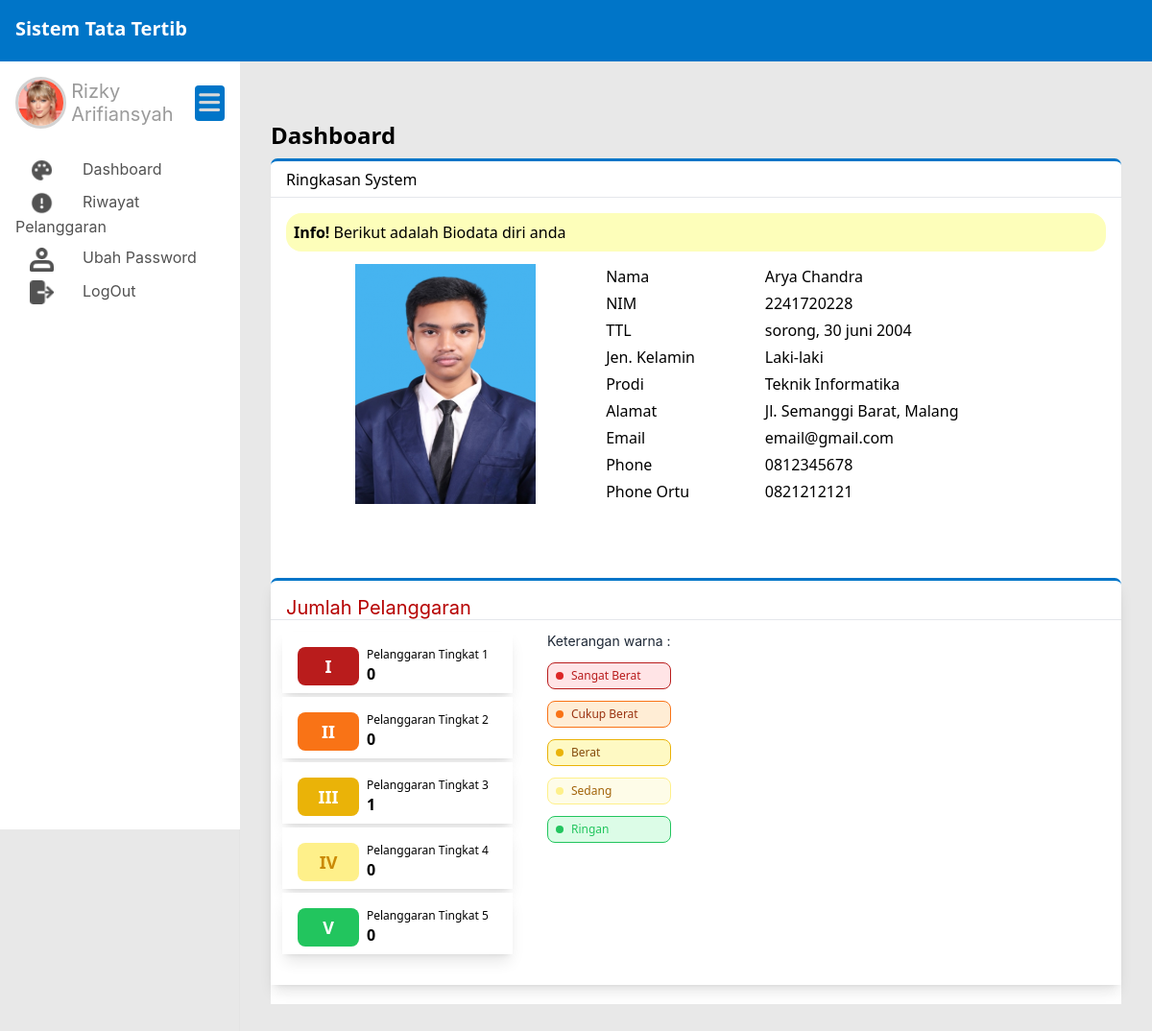
/public/mahasiswa (signed in), run on the app's committed database.
### tables this page shows
CREATE TABLE `mahasiswa` (
  `nim` varchar(20) NOT NULL,
  `prodi_id` int(11) NOT NULL,
  `nama` varchar(50) NOT NULL,
  `TTL` varchar(50) NOT NULL,
  `jenis_kelamin` enum('L','P') NOT NULL,
  `alamat` varchar(100) NOT NULL,
  `email` varchar(50) NOT NULL,
  `no_phone` varchar(11) NOT NULL,
  `phone_ortu` varchar(20) NOT NULL,
  `jumlah_pelanggaran` int(11) NOT NULL,
  `mahasiswa_img` varchar(200) NOT NULL,
  `user_id` int(11) NOT NULL
);

CREATE TABLE `prodi` (
  `prodi_id` int(11) NOT NULL,
  `prodi_nama` varchar(50) NOT NULL
);

### app/core/Controller.php (called while the page is built, shortened)
<?php
class Controller{
    public function view($view, $data = []){
        require_once '../app/views/' . $view . '.php';
    }
    public function model($model){
        return new $model;
    }
}

### app/controllers/Mahasiswa.php (called while the page is built, shortened)
<?php
class Mahasiswa extends Controller{
    public function index(){
        $data['biodata'] = $this->model('Mahasiswa_model')->getMahasiswaByNim($_SESSION['username']);
        $data['tingkat'] = $this->model('Pelanggaran_model')->getTingkatPelanggaranById($_SESSION['username']);
        $this->view('mahasiswa/index', $data);
    }
}

### app/core/App.php (called while the page is built, shortened)
<?php
class App
{
    protected $method = 'index';
    protected $params = [];
    public function __construct()
    {
        $this->controller = new $this->controller;
        call_user_func_array([$this->controller, $this->method], $this->params);
    }
}

### public/index.php (called while the page is built, shortened)
<?php
$app = new App;

### app/core/Database.php (called while the page is built, shortened)
<?php
class Database
{
    private $host = DB_HOST;
    private $user = DB_USER;
    private $pass = DB_PASS;
    private $db_name = DB_NAME;
    private $dbh;
    private $stmt;
    public function __construct()
    {
        $dsn = 'mysql:host=' . $this->host . ';dbname=' . $this->db_name;
        $option = [
            PDO::ATTR_PERSISTENT => true,
            PDO::ATTR_ERRMODE => PDO::ERRMODE_EXCEPTION
        ];
        try {
            $this->dbh = new PDO($dsn, $this->user, $this->pass, $option);
        } catch (PDOException $e) {
            die($e->getMessage());
        }
    }
    public function query($query)
    {
        $this->stmt = $this->dbh->prepare($query);
    }
    public function bind($param, $value, $type = null)
    {
        if (is_null($type)) {
            switch (true) {
                default:
                    $type = PDO::PARAM_STR;
            }
        }
        $this->stmt->bindValue($param, $value, $type);
    }
    public function execute()
    {
        $this->stmt->execute();
    }
    public function single()
    {
        $this->execute();
        return $this->stmt->fetch(PDO::FETCH_ASSOC);
    }
}

### app/models/Mahasiswa_model.php (called while the page is built, shortened)
<?php
class Mahasiswa_model
{
    private $table = 'mahasiswa';
    private $table3 = 'prodi';
    private $db;
    public function __construct()
    {
        $this->db = new Database;
    }
    public function getMahasiswaByNim($nim)
    {
        $this->db->query('SELECT * FROM ' . $this->table . ' a
                        INNER JOIN ' . $this->table3 . ' b
                        ON a.prodi_id = b.prodi_id
                        WHERE nim=:nim');
        $this->db->bind('nim', $nim);
        return $this->db->single();
    }
}

### app/models/Pelanggaran_model.php (called while the page is built, shortened)
<?php
class Pelanggaran_model
{
    private $table2 = 'mahasiswa';
    private $table3 = 'pengaduan';
    private $table4 = 'pelanggaran';
    private $db;
    public function __construct()
    {
        $this->db = new Database;
    }
    public function getTingkatPelanggaranById($id)
    {
        $this->db->query('SELECT m.nim, m.nama,
        COUNT(CASE WHEN pe.tingkat = 1 THEN 1 END) AS tingkat1,
        COUNT(CASE WHEN pe.tingkat = 2 THEN 1 END) AS tingkat2,
        COUNT(CASE WHEN pe.tingkat = 3 THEN 1 END) AS tingkat3,
        COUNT(CASE WHEN pe.tingkat = 4 THEN 1 END) AS tingkat4,
        COUNT(CASE WHEN pe.tingkat = 5 THEN 1 END) AS tingkat5
        FROM ' . $this->table2 . ' AS m
        LEFT JOIN ' . $this->table3 . ' AS p ON m.nim = p.nim and p.status_pengaduan = "valid"
        LEFT JOIN ' . $this->table4 . ' pe ON p.pelanggaran_id = pe.pelanggaran_id
        WHERE m.nim=:id
        GROUP BY m.nim');
        $this->db->bind('id', $id);
        return $this->db->single();
    }
}

### app/views/mahasiswa/index.php (the view, shortened to what this page needs)
<div class="flex-1 pl-8 pb-8 pt-6 pr-8 shadow-sm main_content">
  <h1 class="text-2xl font-bold mb-2">Dashboard</h1>
  <div class="flex bg-white h-10 items-center shadow-sm subtitle_dashboard">
    <div class="flex-1 ml-4">Ringkasan System</div>
  </div>
  <div class="flex bg-white flex-col xl:flex-row">
    <div class="flex-1 bg-white p-4">
      <div class="flex-1 notif_db h-10 flex items-center pl-2">
        <p><b>Info! </b>Berikut adalah Biodata diri anda</p>
      </div>
      <table class="items-center w-full  mt-3">
        <tbody>
          <tr>
            <td rowspan="10"><img src="<?= BASEURL; ?>/img/profil/<?= $data['biodata']['mahasiswa_img']?>" class="m-auto" alt="profil"></td>
          </tr>
          <tr>
            <td>Nama</td>
            <td><?= $data['biodata']['nama'];?></td>
          </tr>
          <tr>
            <td>NIM</td>
            <td><?= $data['biodata']['nim'];?></td>
          </tr>
          <tr>
            <td>TTL</td>
            <td><?= $data['biodata']['TTL'];  ?></td>
          </tr>
          <tr>
            <td>Jen. Kelamin</td>
            <td><?php
                if ($data['biodata']['jenis_kelamin'] == 'L') {
                     echo 'Laki-laki';
                }else{
                  echo 'Perempuan';
                }
                ?>
            </td>
          </tr>
          <tr>
            <td>Prodi</td>
            <td><?= $data['biodata']['prodi_nama'];?></td>
          </tr>
          <tr>
            <td>Alamat</td>
            <td><?= $data['biodata']['alamat'];  ?></td>
          </tr>
          <tr>
            <td>Email</td>
            <td><?= $data['biodata']['email'];?></td>
          </tr>
          <tr>
            <td>Phone</td>
            <td><?= $data['biodata']['phone_ortu'];  ?></td>
          </tr>
          <tr>
            <td>Phone Ortu</td>
            <td><?= $data['biodata']['no_phone'];?></td>
          </tr>
        </tbody>
      </table>
        </div>
        <div class="flex-1 bg-white jumlah_pelanggaran shadow-lg">
        <h3 class="pelanggaran_tbr_title">Jumlah Pelanggaran</h3>
        <?php
          $tingkat = [0,0,0,0,0];
          for ($i = 0; $i < count($data['tingkat'])-2; $i++){
            $tingkat[$i] = $data['tingkat']['tingkat'.($i+1)];
            if ($tingkat[$i] != 3 || $i == 0){
              continue;
            }else{
              $tingkat[$i-1] += 1;
              $tingkat[$i] = 0;
            }
          }
        ?>
        <hr class="hr_db">
        <div class="flex gap-3">
            <div class="flex-col p-3">
                <div class="flex w-60 h-16 bg-white shadow-lg p-4 mb-1">
                    <div class="flex-none">
                        <div class="w-16 h-10 bg-red-700 rounded-lg grid justify-center items-center text-white">
                            <p class="text-lg font-bold">I</p>
                        </div>
                    </div>
                    <div class="flex-auto ml-2">
                        <p class="text-xs">Pelanggaran Tingkat 1</p>
                        <p class="font-bold"><?= $tingkat[0];?></p>
                    </div>
                </div>
                <div class="flex w-60 h-16 bg-white shadow-lg p-4 mb-1">
                    <div class="flex-none">
                        <div class="w-16 h-10 bg-orange-500 rounded-lg grid justify-center items-center text-white">
                            <p class="text-lg font-bold">II</p>
                        </div>
                    </div>
                    <div class="flex-auto ml-2">
                        <p class="text-xs">Pelanggaran Tingkat 2</p>
                        <p class="font-bold"><?= $tingkat[1];?></p>
                    </div>
                </div>
                <div class="flex w-60 h-16 bg-white shadow-lg p-4 mb-1">
                    <div class="flex-none">
                        <div class="w-16 h-10 bg-yellow-500 rounded-lg grid justify-center items-center text-white">
                            <p class="text-lg font-bold">III</p>
                        </div>
                    </div>
                    <div class="flex-auto ml-2">
                        <p class="text-xs">Pelanggaran Tingkat 3</p>
                        <p class="font-bold"><?= $tingkat[2]?></p>
                    </div>
                </div>
                <div class="flex w-60 h-16 bg-white shadow-lg p-4 mb-1">
                    <div class="flex-none">
                        <div
                            class="w-16 h-10 bg-yellow-200 rounded-lg grid justify-center items-center text-yellow-600">
                            <p class="text-lg font-bold">IV</p>
                        </div>
                    </div>
                    <div class="flex-auto ml-2">
                        <p class="text-xs">Pelanggaran Tingkat 4</p>
                        <p class="font-bold"><?= $tingkat[3];?></p>
                    </div>
                </div>
                <div class="flex w-60 h-16 bg-white shadow-lg p-4 mb-1">
                    <div class="flex-none">
                        <div class="w-16 h-10 bg-green-500 rounded-lg grid justify-center items-center text-white">
                            <p class="text-lg font-bold">V</p>
                        </div>
                    </div>
                    <div class="flex-auto ml-2">
                        <p class="text-xs">Pelanggaran Tingkat 5</p>
                        <p class="font-bold"><?= $tingkat[4];?></p>
                    </div>
                </div>
            </div>
            <div class="gap-3 flex flex-col p-3">
              <h1 class="font-['Inter'] text-sm text-gray-800">Keterangan warna :</h1>
                <div class="flex w-25 h-7 bg-rose-100 rounded-lg items-center border border-red-700">
                <div class="w-2 h-2 my-2 ml-2 bg-red-600 rounded-full"></div>
                <p class="text-red-700 text-xs pl-2">Sangat Berat</p>
              </div>
              <div class="flex w-25 h-7 bg-orange-100 rounded-lg items-center border border-orange-500">
                <div class="w-2 h-2 my-2 ml-2 bg-orange-500 rounded-full"></div>
                <p class="text-orange-800 text-xs pl-2">Cukup Berat</p>
              </div>
              <div class="flex w-25 h-7 bg-yellow-100 rounded-lg items-center border border-yellow-500">
                <div class="w-2 h-2 my-2 ml-2 bg-yellow-500 rounded-full"></div>
                <p class="text-yellow-800 text-xs pl-2">Berat</p>
              </div>
              <div class="flex w-25 h-7 bg-yellow-50 rounded-lg items-center border border-yellow-200">
                <div class="w-2 h-2 my-2 ml-2 bg-yellow-200 rounded-full"></div>
                <p class="text-yellow-700 text-xs pl-2">Sedang</p>
              </div>
              <div class="flex w-25 h-7 bg-green-100 rounded-lg items-center border border-green-500">
                <div class="w-2 h-2 my-2 ml-2 bg-green-500 rounded-full"></div>
                <p class="text-green-500 text-xs pl-2">Ringan</p>
              </div>
            </div>
        </div>
    </div>
    </div>

### public/css/style.css (style rules this page uses)
.hr_db { background-color: #746f6f; height: 1px; }
.notif_db { background-color: #fdfeba; width: 100%px; height: 55px; border-radius: 16px; }
.main_content { margin-left: 250px; margin-top: 64px; }
.main { background: #e8e8e8; }
.subtitle_dashboard { border-top: solid; border-radius: 7px 7px 0px 0px; border-color: #0075c8; }
.jumlah_pelanggaran { margin-top: 20px; margin-bottom: 20px; margin-right: 20px; border-top: solid; background: linear-gradient(0deg, #fff 0%, #fff 100%), #fff; padding-top: 16px; padding-bottom: 16px; border-color: #0075c8; border-radius: 7px 7px 0px 0px; width: 100%; }
.pelanggaran_tbr_title { color: #b60000; font-family: Inter; font-size: 20px; font-style: normal; font-weight: 400; line-height: normal; margin-left: 16px; }

### data on the page
mahasiswa: mahasiswa_img (picture), nama "Arya Chandra", nim "2241720228", TTL "sorong, 30 juni 2004", prodi.prodi_nama "Teknik Informatika", alamat "Jl. Semanggi Barat, Malang", email "email@gmail.com", phone_ortu "0812345678", no_phone "0821212121", jumlah_pelanggaran "0"

### other printed values
$tingkat[2] "1"
